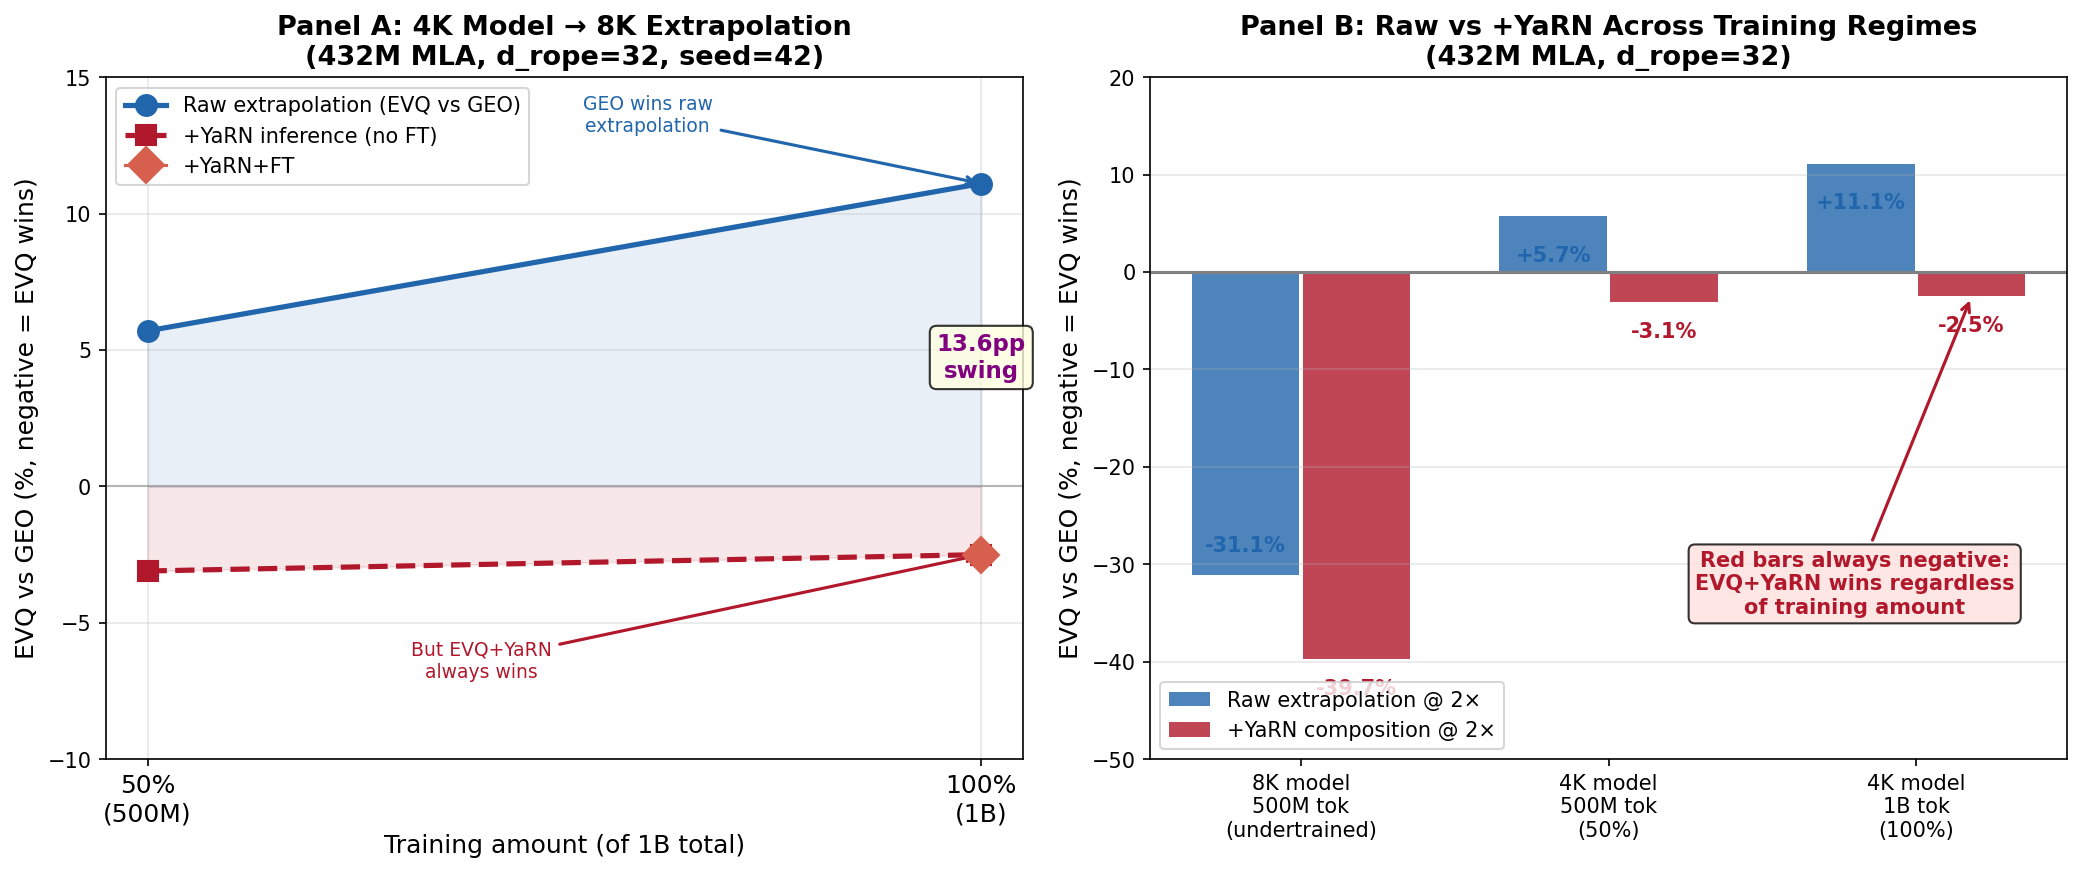

Reproduce this figure in Python.
"""
Figure: EVQ vs GEO Advantage as a Function of Training Amount
=============================================================
Two key lines:
  - Blue: Raw extrapolation advantage (EVQ vs GEO, no YaRN)
  - Red: +YaRN composition advantage (EVQ+YaRN+FT vs GEO+YaRN+FT)

X-axis: Training regime (tokens / model_params ratio, or just labeled points)
Message: Raw EVQ advantage diminishes with more training, but composition advantage stays negative.

Data sources:
  - 8K model, 500M tokens (Phase 18a, 3-seed)
  - 4K model, 50% ckpt = 500M tokens (Phase 18b)
  - 4K model, 100% = 1B tokens (Phase 18b)
"""

import matplotlib
matplotlib.use('Agg')
import matplotlib.pyplot as plt
import numpy as np
from pathlib import Path

OUT_DIR = Path(__file__).resolve().parent

# =============================================================================
# DATA FROM PHASE 18 REPORT
# =============================================================================

# --- Panel A: 4K Model Training Progression (432M MLA, seed=42) ---
# X = training percentage (of 1B total)
# Y = % difference EVQ vs GEO at 2x extrapolation (8K for 4K model)

panel_a_labels = ['50%\n(500M)', '100%\n(1B)']
panel_a_x = [0.5, 1.0]

# Raw extrapolation: EVQ vs GEO @ 8K (4K model)
# 50%: EVQ 96.61 vs GEO 91.43 = +5.7%
# 100%: EVQ 85.85 vs GEO 77.26 = +11.1%
raw_extrap_4k = [+5.7, +11.1]

# +YaRN inference only @ 8K
# 50%: EVQ 40.74 vs GEO 42.06 = -3.1%
# 100%: EVQ 31.4 vs GEO 32.2 = -2.5% (approx from report)
yarn_inference_4k = [-3.1, -2.5]

# +YaRN+FT @ 8K (target length)
# 50%: PENDING
# 100%: EVQ 31.043 vs GEO 31.834 = -2.5%
yarn_ft_4k = [None, -2.5]

# --- Panel B: 8K Model (432M MLA, 3-seed, 500M tokens) ---
# Standalone comparison at 2x (16K)
# EVQ -31.1% raw, EVQ+YaRN(s=4) -39.7%
mla_8k_raw = -31.1
mla_8k_yarn_s4 = -39.7  # inference-only YaRN, no FT

# --- Combined view: all data points we have ---
# Format: (label, tokens_per_param, raw_delta, yarn_delta)
# tokens_per_param = total_tokens / model_params
# 432M model
# 8K model 500M: 500M/432M ≈ 1.16, but trained at 8K (undertrained)
# 4K model 50%: 500M/432M ≈ 1.16, trained at 4K
# 4K model 100%: 1B/432M ≈ 2.31

# =============================================================================
# FIGURE 1: Two-panel figure
# =============================================================================

fig, (ax1, ax2) = plt.subplots(1, 2, figsize=(14, 6))

# --- Panel A: 4K Model, training amount progression ---
x_pos = [0, 1]

# Raw extrapolation line
ax1.plot(x_pos, raw_extrap_4k, 'o-', color='#2166ac', linewidth=2.5,
         markersize=10, label='Raw extrapolation (EVQ vs GEO)', zorder=5)

# YaRN inference-only line
ax1.plot(x_pos, yarn_inference_4k, 's--', color='#b2182b', linewidth=2.5,
         markersize=10, label='+YaRN inference (no FT)', zorder=5)

# YaRN+FT point (only 100% available)
ax1.plot([1], [-2.5], 'D-', color='#d6604d', markersize=12,
         label='+YaRN+FT', zorder=5)

# Zero line
ax1.axhline(y=0, color='gray', linestyle='-', linewidth=1, alpha=0.5)

# Fill regions
ax1.fill_between(x_pos, 0, raw_extrap_4k, alpha=0.1, color='#2166ac')
ax1.fill_between(x_pos, 0, yarn_inference_4k, alpha=0.1, color='#b2182b')

ax1.set_xticks(x_pos)
ax1.set_xticklabels(panel_a_labels, fontsize=12)
ax1.set_ylabel('EVQ vs GEO (%, negative = EVQ wins)', fontsize=12)
ax1.set_xlabel('Training amount (of 1B total)', fontsize=12)
ax1.set_title('Panel A: 4K Model → 8K Extrapolation\n(432M MLA, d_rope=32, seed=42)',
              fontsize=13, fontweight='bold')
ax1.legend(loc='upper left', fontsize=10)
ax1.set_ylim(-10, 15)
ax1.grid(True, alpha=0.3)

# Annotations
ax1.annotate('GEO wins raw\nextrapolation', xy=(1, 11.1), xytext=(0.6, 13),
            fontsize=9, ha='center', color='#2166ac',
            arrowprops=dict(arrowstyle='->', color='#2166ac', lw=1.5))
ax1.annotate('But EVQ+YaRN\nalways wins', xy=(1, -2.5), xytext=(0.4, -7),
            fontsize=9, ha='center', color='#b2182b',
            arrowprops=dict(arrowstyle='->', color='#b2182b', lw=1.5))
ax1.annotate('13.6pp\nswing', xy=(1, 4), fontsize=11, ha='center',
            fontweight='bold', color='purple',
            bbox=dict(boxstyle='round,pad=0.3', facecolor='lightyellow', alpha=0.8))

# --- Panel B: Cross-regime comparison ---
# Three regimes: undertrained 8K, undertrained 4K, fully-trained 4K
regimes = ['8K model\n500M tok\n(undertrained)', '4K model\n500M tok\n(50%)', '4K model\n1B tok\n(100%)']
x_pos_b = [0, 1, 2]

raw_vals = [-31.1, +5.7, +11.1]
yarn_vals = [-39.7, -3.1, -2.5]  # 8K: +YaRN(s=4) inf, 4K: +YaRN(s=2) inf/FT

bars_raw = ax2.bar([x - 0.18 for x in x_pos_b], raw_vals, 0.35,
                   color='#2166ac', alpha=0.8, label='Raw extrapolation @ 2×')
bars_yarn = ax2.bar([x + 0.18 for x in x_pos_b], yarn_vals, 0.35,
                    color='#b2182b', alpha=0.8, label='+YaRN composition @ 2×')

# Zero line
ax2.axhline(y=0, color='gray', linestyle='-', linewidth=1.5)

# Value labels
for bar, val in zip(bars_raw, raw_vals):
    y_offset = -3 if val > 0 else 2
    ax2.text(bar.get_x() + bar.get_width()/2, val + y_offset,
             f'{val:+.1f}%', ha='center', va='bottom' if val < 0 else 'top',
             fontsize=10, fontweight='bold', color='#2166ac')
for bar, val in zip(bars_yarn, yarn_vals):
    ax2.text(bar.get_x() + bar.get_width()/2, val - 2,
             f'{val:+.1f}%', ha='center', va='top',
             fontsize=10, fontweight='bold', color='#b2182b')

ax2.set_xticks(x_pos_b)
ax2.set_xticklabels(regimes, fontsize=10)
ax2.set_ylabel('EVQ vs GEO (%, negative = EVQ wins)', fontsize=12)
ax2.set_title('Panel B: Raw vs +YaRN Across Training Regimes\n(432M MLA, d_rope=32)',
              fontsize=13, fontweight='bold')
ax2.legend(loc='lower left', fontsize=10)
ax2.set_ylim(-50, 20)
ax2.grid(True, alpha=0.3, axis='y')

# Key message annotation
ax2.annotate('Red bars always negative:\nEVQ+YaRN wins regardless\nof training amount',
            xy=(2.18, -2.5), xytext=(1.8, -35),
            fontsize=10, ha='center', color='#b2182b', fontweight='bold',
            bbox=dict(boxstyle='round,pad=0.3', facecolor='#fde0dd', alpha=0.8),
            arrowprops=dict(arrowstyle='->', color='#b2182b', lw=1.5))

plt.tight_layout()
plt.savefig(OUT_DIR / 'fig_composition_curve.png', dpi=150, bbox_inches='tight')
plt.savefig(OUT_DIR / 'fig_composition_curve.pdf', bbox_inches='tight')
print("Saved fig_composition_curve.png and .pdf")


# =============================================================================
# FIGURE 2: Comprehensive training progression (for appendix or main)
# Shows the 4 tables from Phase 18 as a single visual
# =============================================================================

fig2, ax3 = plt.subplots(1, 1, figsize=(10, 6))

# 4K model, all methods, PPL@8K progression with training
# Baseline, +YaRN inference, +YaRN+FT
methods = ['GEO\nbaseline', 'EVQ\nbaseline', 'GEO\n+YaRN', 'EVQ\n+YaRN', 'GEO\n+YaRN+FT', 'EVQ\n+YaRN+FT']
ppl_8k = [77.26, 85.85, 32.2, 31.4, 31.834, 31.043]
colors = ['#4393c3', '#d6604d', '#4393c3', '#d6604d', '#4393c3', '#d6604d']
hatches = ['', '', '//', '//', 'xx', 'xx']

bars = ax3.bar(range(len(methods)), ppl_8k, color=colors, alpha=0.8, edgecolor='black', linewidth=0.5)
for bar, hatch in zip(bars, hatches):
    bar.set_hatch(hatch)

# Value labels
for i, (bar, val) in enumerate(zip(bars, ppl_8k)):
    ax3.text(bar.get_x() + bar.get_width()/2, val + 1,
             f'{val:.1f}', ha='center', va='bottom', fontsize=11, fontweight='bold')

ax3.set_xticks(range(len(methods)))
ax3.set_xticklabels(methods, fontsize=10)
ax3.set_ylabel('PPL @ 8K', fontsize=12)
ax3.set_title('4K Model (1B tokens) → 8K: Method Comparison\n432M MLA, d_rope=32, seed=42',
              fontsize=13, fontweight='bold')

# Add arrows showing the reversal
ax3.annotate('', xy=(1, 86), xytext=(0, 77),
            arrowprops=dict(arrowstyle='->', color='red', lw=2))
ax3.text(0.5, 83, 'EVQ +11%\n(loses)', ha='center', fontsize=9, color='red')

ax3.annotate('', xy=(5, 31), xytext=(4, 32),
            arrowprops=dict(arrowstyle='->', color='green', lw=2))
ax3.text(4.5, 33.5, 'EVQ -2.5%\n(wins!)', ha='center', fontsize=9, color='green', fontweight='bold')

# Add "13.6pp reversal" bracket
ax3.annotate('13.6pp structural reversal',
            xy=(3, 25), fontsize=12, ha='center', fontweight='bold', color='purple',
            bbox=dict(boxstyle='round,pad=0.4', facecolor='lightyellow', alpha=0.9))

ax3.set_ylim(0, 100)
ax3.grid(True, alpha=0.3, axis='y')

# Legend
from matplotlib.patches import Patch
legend_elements = [Patch(facecolor='#4393c3', label='GEO'),
                   Patch(facecolor='#d6604d', label='EVQ'),
                   Patch(facecolor='white', edgecolor='black', hatch='//', label='+YaRN inference'),
                   Patch(facecolor='white', edgecolor='black', hatch='xx', label='+YaRN+FT (500 steps)')]
ax3.legend(handles=legend_elements, loc='upper right', fontsize=10)

plt.tight_layout()
plt.savefig(OUT_DIR / 'fig_ppl_reversal.png', dpi=150, bbox_inches='tight')
plt.savefig(OUT_DIR / 'fig_ppl_reversal.pdf', bbox_inches='tight')
print("Saved fig_ppl_reversal.png and .pdf")
